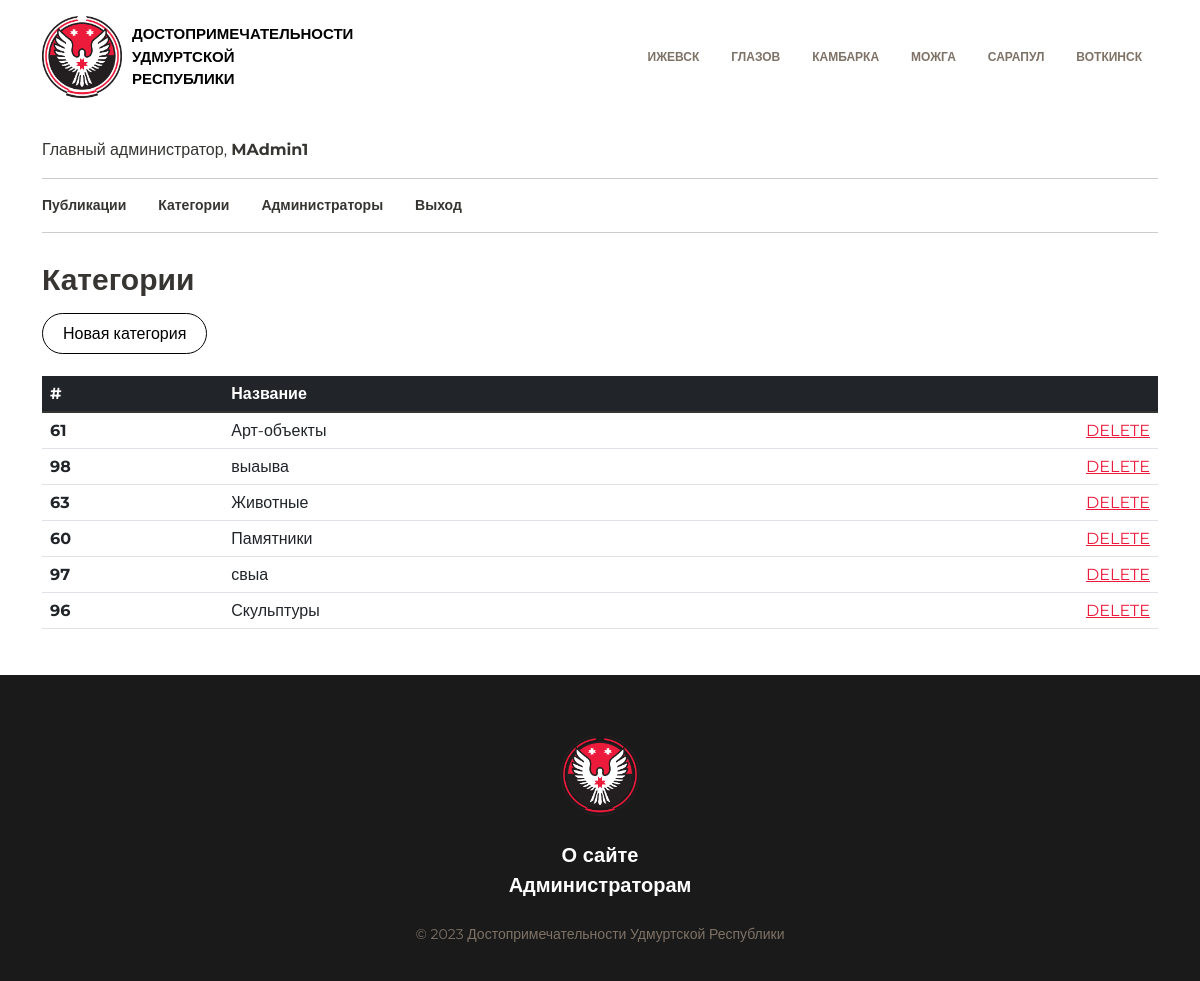
The page /admin_topics.php (signed in) on the database its author committed.
### tables this page shows
CREATE TABLE `cities` (
  `id_city` int NOT NULL,
  `name_city` varchar(255) NOT NULL
);

CREATE TABLE `roles` (
  `id_role` int NOT NULL,
  `title_role` varchar(255) NOT NULL
);

CREATE TABLE `topics` (
  `id_topic` int NOT NULL,
  `title_topic` varchar(255) NOT NULL
);

### app/database/db.php (called while the page is built, shortened)
<?php
require 'connect.php';
function dbCheckError($query)
{
    $errInfo = $query->errorInfo();
    return true;
}
function selectAll($table, $params = [])
{
    global $pdo;
    $sql = "SELECT * FROM $table";
    $query = $pdo->prepare($sql);
    $query->execute();
    return $query->fetchAll();
}
function sortOld($table, $param)
{
    global $pdo;
    $sql = "SELECT * FROM `cities` ORDER BY $param ASC";
    $query = $pdo->prepare($sql);
    $query->execute();
    return $query->fetchAll();
}
function selectRole($table1, $table2, $id){
    global $pdo;
    $sql = "SELECT p.*, u.title_role FROM $table1 AS p JOIN $table2 AS u ON p.id_role = u.id_role WHERE p.id_role=$id";
    $query = $pdo->prepare($sql);
    $query->execute();
    return $query->fetch();
}

### app/controllers/topics.php (called while the page is built, shortened)
<?php
require_once './app/database/db.php';
$topics = selectAll('topics');

### admin_topics.php (the view, shortened to what this page needs)
<?php
include("app/controllers/topics.php");
?>
<html lang="ru">
<head>
    <link rel="stylesheet" href="assets/style/bootstrap.min.css">
    <link rel="stylesheet" href="assets/style/style.css">
    <link rel="stylesheet" href="assets/style/media.css">
</head>
<body>
    <div class="wrap">
        <div class="container">
            <?php include("app/include/header.php"); ?>
        </div>
        <main>
            <div class="container my-4">
                <?php include("app/include/admin_menu.php"); ?>
                <div class="posts_block my-4">
                    <p class="txt30 bl publ_txt">Категории</p>
                    <a class="btn_log btn_add" name="" href="add_topic.php">Новая категория</a>
                    <div class="scroll">
                        <table class="table">
                            <thead class="table-dark">
                                <tr>
                                    <th scope="col">#</th>
                                    <th scope="col">Название</th>
                                    <th scope="col"></th>
                                </tr>
                            </thead>
                            <tbody class="table-group-divider">
                                <?php foreach ($topics as $key => $topic): ?>
                                    <tr>
                                        <th scope="row">
                                            <?= $topic['id_topic']; ?>
                                        </th>
                                        <td>
                                            <?= $topic['title_topic']; ?>
                                        </td>
                                        <td><a href="del_topic.php?del_id=<?= $topic["id_topic"]; ?>"  class="del_a">Delete</a>
                                        </td>
                                    </tr>
                                <?php endforeach; ?>
                            </tbody>
                        </table>
            </div>
        </main>
        <?php include("app/include/footer.php"); ?>
    </div>
</body>
</html>

### app/include/header.php (shortened to what this page needs)
<?php
$cities = selectAll('cities');
$cities = sortOld('cities', 'id_city');
?>
<header class="my-3 open">
    <a href="<?=BASE_URL . '?id_city=1' ?>" class="logo">
        <img src="assets/img/logo.png" class="logo_img">
        <p>ДОСТОПРИМЕЧАТЕЛЬНОСТИ УДМУРТСКОЙ РЕСПУБЛИКИ</p>
    </a>
    <nav id="nav" class="nav_list">
        <ul class="nav">
            <?php foreach ($cities as $key => $city): ?>
                <li class="nav-item">
                    <a class="nav-link" href="<?= BASE_URL . '?id_city=' . $city['id_city']; ?>"><?= $city['name_city']; ?></a>
                </li>
            <?php endforeach; ?><br>
        </ul>
    </nav>
</header>

### app/include/admin_menu.php (shortened to what this page needs)
<?php
$role= selectRole('users', 'roles', $_SESSION['id_role']);
?>
<div class="admin_menu_block">
<p><?= $role['title_role'].", "?> <b><?= $_SESSION['login'] ?> </b></p>
    <hr>
    <nav id="nav" class="nav_list">
        <ul class="admin_nav">
            <li class="nav-item">
                <a class="nav-link" href="admin_posts.php">Публикации</a>
            </li>
            <li class="nav-item">
                <a class="nav-link" href="admin_topics.php">Категории</a>
            </li>
            <?php if ($_SESSION['id_role']): ?>
                <li class="nav-item">
                    <a class="nav-link" href="admin_users.php">Администраторы</a>
                </li>
            <?php endif; ?>
            <li class="nav-item">
                <a class="nav-link" href="<?php echo BASE_URL."logout.php" ?> ">Выход</a>
            </li>
        </ul>
    </nav>
    <hr>
</div>

### assets/style/style.css (style rules this page uses)
html,body { font-family: 'Montserrat', sans-serif; color:#363532; height:100%; }
.wrap { min-height:100%; display: flex; flex-direction: column; }
main { flex:1 1 auto; }
a,.card_link { text-decoration: none; color: #363532; }
.txt30 { font-size: 30px; font-weight: 700; }
.r { color:#EC1A3B; }
header { display: flex; justify-content: space-between; align-items: center; }
.logo { font-size: 15px; display: flex; align-items: center; }
.logo_img { width: 80px; }
.logo p { width: 100px; color:black; margin-left: 10px; margin-bottom: 0; font-weight: 700; }
.nav-link { color: #7E7266; font-size: 12px; font-weight: 700; }
.btn_log { border:1px solid black; outline:none; margin-bottom:20px; width: 400px; padding:10px 0px; border-radius: 50px; }
.admin_nav { list-style: none; display: flex; padding-left:0; }
.admin_nav li a { padding-left:0; padding-right:32px; color: #363532; font-size: 14px; }
.publ_txt { margin-bottom:20px; }
.btn_add { color:black; padding: 10px 20px; }
.scroll { max-width: 1296px; margin-top:30px; }
.table { width:100%; }
.table-dark { background-color: #1a1a1a; }
.del_a { text-decoration: underline; color:#EC1A3B; text-transform: uppercase; float:right; }

### rows shown on the page
cities: name_city "ИЖЕВСК"
cities: name_city "ГЛАЗОВ"
cities: name_city "КАМБАРКА"
cities: name_city "МОЖГА"
cities: name_city "САРАПУЛ"
cities: name_city "ВОТКИНСК"
roles: title_role "Главный администратор"
topics: id_topic "61", title_topic "Арт-объекты"
topics: id_topic "98", title_topic "выаыва"
topics: id_topic "63", title_topic "Животные"
topics: id_topic "60", title_topic "Памятники"
topics: id_topic "97", title_topic "свыа"
topics: id_topic "96", title_topic "Скульптуры"

### other values the page prints
$_SESSION['login'] "MAdmin1"
